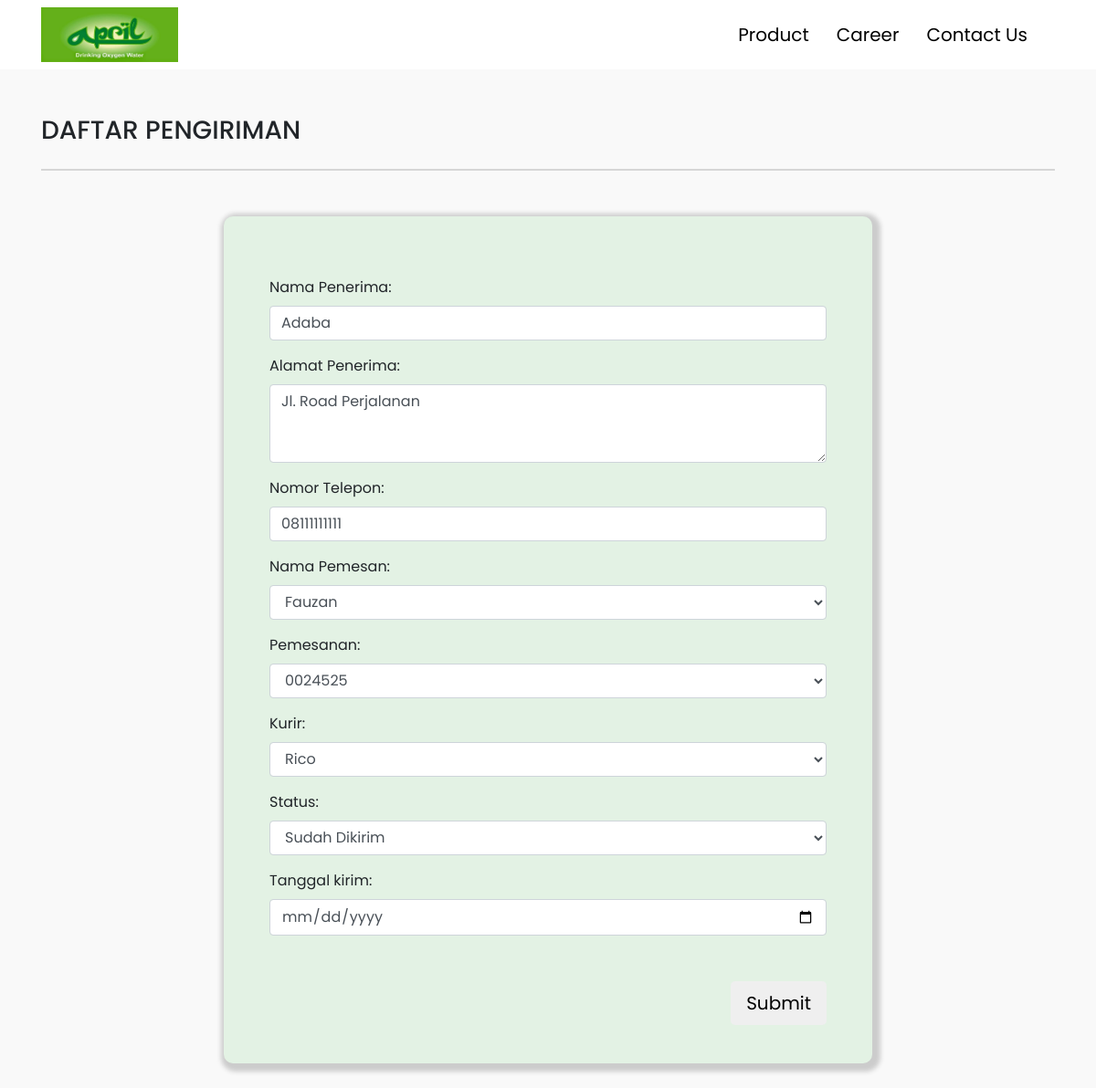
/distribusi/edit/18, run on the app's committed database.
### tables this page shows
CREATE TABLE `pengiriman` (
  `kode_pengiriman` int(10) NOT NULL,
  `nama_penerima` varchar(50) NOT NULL,
  `alamat_penerima` text NOT NULL,
  `telepon_penerima` text NOT NULL,
  `nama_pemesan` varchar(25) NOT NULL,
  `pemesanan` varchar(10) NOT NULL,
  `kurir` varchar(25) NOT NULL,
  `status` varchar(20) NOT NULL,
  `tanggal_kirim` date DEFAULT NULL
);

### application/controllers/Distribusi.php (called while the page is built, shortened)
<?php
class Distribusi extends CI_Controller {
  public function __construct(){
    $this->load->helper();
    $this->load->helper('date');
    $this->load->library('form_validation');
    $this->load->model('Model_Pengiriman');
  }
  public function edit($id){
    $data = ['action' => 'distribusi/update',
             'data' => $this->Model_Pengiriman->get_data_by_id($id)];
    $this->load->view('distribusi/template/header', $data);
    $this->load->view('distribusi/form_distribusi');
    $this->load->view('distribusi/template/footer');
  }
}

### index.php (called while the page is built, shortened)
<?php
require_once BASEPATH.'core/CodeIgniter.php';

### application/models/Model_Pengiriman.php (called while the page is built, shortened)
<?php
	class Model_Pengiriman extends CI_Model
	{
		public function get_data_by_id($kodepengiriman){
			$data = $this->db->where('kode_pengiriman', $kodepengiriman)
								->limit(1)
								->get('pengiriman');
			if($data->num_rows() > 0){
				return $data->row();
			}else{
				return false;
			}
		}
	}
?>

### application/views/distribusi/form_distribusi.php (the view, shortened to what this page needs)
<div class="container-fluid">
  <div class="container">
    <h3>DAFTAR PENGIRIMAN</h3>
    <hr>
    <div class="wrap">
    <?=form_open($action, ['class' => 'form-horizontal', 'role' => 'form']);?>
      <div class="form-group">
        <label for="nama">Nama Penerima:</label>
        <input type="text" class="form-control" name="nama" value="<?= isset($data->nama_penerima) ? $data->nama_penerima : ''  ?>" required>
      </div>
      <div class="form-group">
        <label for="alamat">Alamat Penerima:</label>
        <textarea class="form-control" rows="3" name="alamat" required><?= isset($data->alamat_penerima) ? $data->alamat_penerima : ''  ?></textarea>
      </div>
      <div class="form-group">
        <label for="phone">Nomor Telepon:</label>
        <input type="text" class="form-control" name="telepon" value="<?= isset($data->telepon_penerima) ? $data->telepon_penerima : ''  ?>" required>
      </div>
      <div class="form-group">
        <label for="sel1">Nama Pemesan:</label>
        <select class="form-control" id="sel1" name="nama_pemesan">
          <option value="Fauzan" <?php if(isset($data->nama_pemesan) && $data->nama_pemesan == 'Fauzan'){ echo 'selected'; } ?>>Fauzan</option>
        </select>
      </div>
      <div class="form-group">
        <label for="sel1">Pemesanan:</label>
        <select class="form-control" id="sel1" name="pemesanan">
          <option value="0024525" <?php if(isset($data->pemesanan) && $data->pemesanan == '0024525'){ echo 'selected'; } ?>>0024525</option>
        </select>
      </div>
      <div class="form-group">
        <label for="sel1">Kurir:</label>
        <select class="form-control" id="sel1" name="kurir">
          <option value="Rico" <?php if(isset($data->kurir) && $data->kurir == 'Rico'){ echo 'selected'; } ?>>Rico</option>
        </select>
      </div>
      <div class="form-group">
        <label for="sel1">Status:</label>
        <select class="form-control" id="sel1" name="status">
          <option value="Sudah Dikirim" <?php if(isset($data->status) && $data->status =='Sudah Dikirim'){ echo 'selected'; } ?>>Sudah Dikirim</option>
        </select>
      </div>
      <div class="form-group">
        <label for="sel1">Tanggal kirim:</label>
        <input type="date" name="tanggal_kirim" class="form-control" value="<?php if(isset($data->tanggal_kirim)){ echo date('Y-m-d', strtotime($data->tanggal_kirim));}?>">
      </div>
      <div style="padding-bottom: 40px; margin-top: 50px">
        <button style="float: right" value="Click Me" type="submit" class="btn btn-default btn-lg">Submit</button>
      </div>
    <?=form_close();?>
    </div>
  </div>
</div>

### assets/distribusi/style.css (style rules this page uses)
body { font-family: 'Poppins', sans-serif; background-color: #f9f9f9 !important; }
h3 { margin: 50px 0 25px; }
hr { border: 0; clear:both; display:block; width: 100%; background-color: #d6d6d6; height: 2px; margin-bottom: 50px; }
form { padding: 50px; }
.wrap { background-color: #e3f2e4; border: none; border-radius: 10px; margin: 0 200px 50px; -webkit-box-shadow: 3px 3px 5px 6px #ccc; -moz-box-shadow: 3px 3px 5px 6px #ccc; box-shadow: 3px 3px 5px 6px #ccc; }

### application/views/distribusi/template/header.php (style rules this page uses)
body { font-family: 'Poppins', sans-serif; background-color: #f9f9f9 !important; }
h3 { margin: 50px 0 25px; }
hr { border: 0; clear:both; display:block; width: 100%; background-color: #d6d6d6; height: 2px; margin-bottom: 50px; }

### data on the page
pengiriman: nama "Adaba", alamat "Jl. Road Perjalanan", telepon "08111111111", nama_pemesan "Fauzan", pemesanan "0024525", kurir "Rico", status "Sudah Dikirim"
